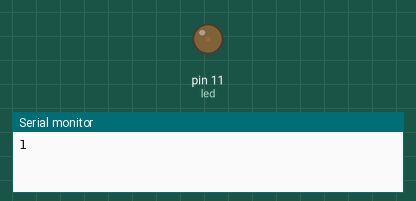
Bench run of a sketch on a simulated Arduino Uno, built with avr-gcc and run on an emulated ATmega328P. Shown: output pins drawn as LEDs (lit = HIGH), the last lines printed to the serial monitor.

Above: at 0.05 s.
At 6.4 s:
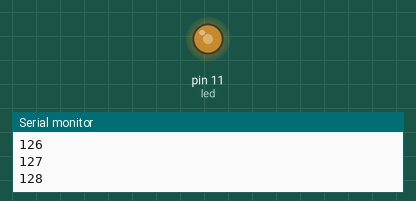
At 9.55 s:
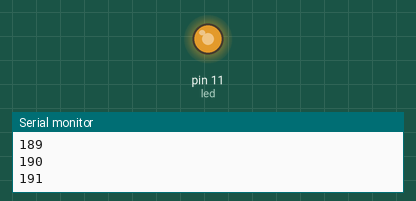
At 12.75 s:
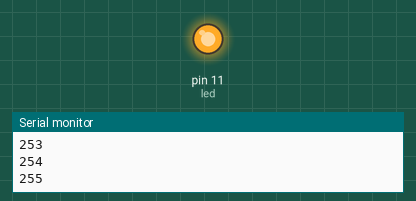
Timing chart, 0 to 16.7 s (numbered marks = the images above):
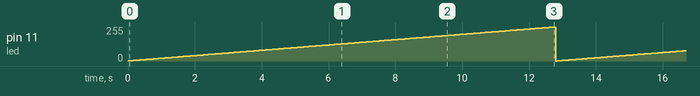

Measured:
- by itself, pin 11 (led): ramps from 0/255 to 255/255 and jumps back, once every 12.8 s

The sketch:

Program_2-Varying_brightness_of_LED_via_program.ino
```cpp
int led = 11;   // Declare an Integer variable with value 12, 12 defines that we going to use pin 12 on Arduino t blink our LED

void setup(){
  Serial.begin(9600);     // sets 9600 as baud rate for serial communication
  pinMode(led, OUTPUT);   // sets the pin 12 as OUTPUT, now the Arduino is ready to supply 5V through this pin
}

int brightness = 0;   // declare a variable to store intensity value of LED

void loop(){
  brightness = brightness + 1;  // increment value of brightness by 1
  Serial.println(brightness);   // print value of brightness on Serial Monitor
  analogWrite(led, brightness);  // supplies a PWM signal of the value in brightness
  delay(50);    // pause the program for 10 ms

  if(brightness > 255){   // if value of brightness greater than 255, set it to 0
    brightness = 0;   // brightness set to 0
  }
}
```
